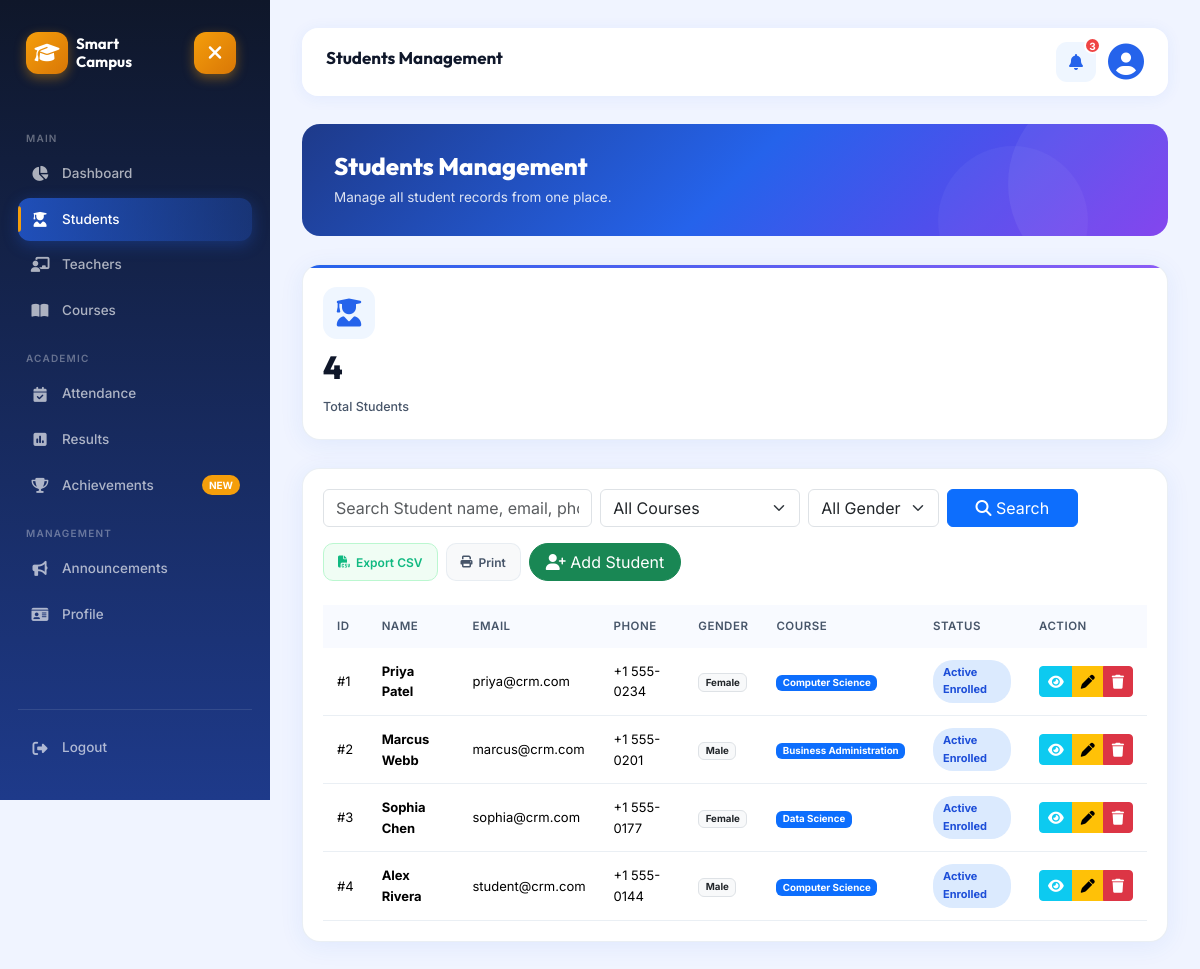
The app's page /admin/students.php (signed in) with its own data.
### tables this page shows
CREATE TABLE IF NOT EXISTS `students` (
  `id` INT AUTO_INCREMENT PRIMARY KEY,
  `college_id` INT DEFAULT 1,
  `college_name` VARCHAR(150) DEFAULT 'Smart Campus Main Institute',
  `first_name` VARCHAR(50),
  `last_name` VARCHAR(50),
  `full_name` VARCHAR(100) NOT NULL,
  `email` VARCHAR(100) NOT NULL,
  `phone` VARCHAR(20),
  `gender` VARCHAR(10),
  `date_of_birth` DATE,
  `course` VARCHAR(100),
  `address` TEXT,
  `created_at` TIMESTAMP DEFAULT CURRENT_TIMESTAMP
);

### admin/students.php (the view, shortened to what this page needs)
<?php
include "../config/db.php";
$search = isset($_GET['search']) ? trim($_GET['search']) : "";
$userCollegeId = (int)($_SESSION['college_id'] ?? 1);
$query = "SELECT * FROM students WHERE (college_id = ? OR (college_id IS NULL AND ? = 1))";
$params = [$userCollegeId, $userCollegeId];
$types = "ii";
$query .= " ORDER BY id DESC";
$stmt = $conn->prepare($query);
if(!empty($params))
{
    $stmt->bind_param($types, ...$params);
}
$stmt->execute();
$result = $stmt->get_result();
$countQuery = mysqli_query(
    $conn,
    "SELECT COUNT(*) AS total FROM students WHERE college_id = $userCollegeId OR (college_id IS NULL AND $userCollegeId = 1)"
);
$total = mysqli_fetch_assoc($countQuery)['total'] ?? 0;
?>
<!DOCTYPE html>
<html>
<head>
<link href="https://cdn.jsdelivr.net/npm/bootstrap@5.3.3/dist/css/bootstrap.min.css" rel="stylesheet">
<link rel="stylesheet" href="../assets/css/dashboard.css">
<link rel="stylesheet" href="https://cdnjs.cloudflare.com/ajax/libs/font-awesome/6.5.2/css/all.min.css">
</head>
<body>
<?php include "../includes/sidebar.php"; ?>
<div class="main">
<?php
include "../includes/topbar.php";
?>
<div class="header">
<h1>
Students Management
</h1>
<p>
Manage all student records from one place.
</p>
</div>
<div class="stats-grid mt-4">
<div class="stat-card">
<i class="fa-solid fa-user-graduate icon"></i>
<h2>
<?php echo $total; ?>
</h2>
<p>
Total Students
</p>
</div>
</div>
<div class="table-box mt-4">
<div class="d-flex flex-wrap justify-content-between align-items-center gap-3 mb-4">
<form method="GET" class="row g-2 align-items-center flex-grow-1">
<div class="col-md-4">
<input
type="text"
name="search"
class="form-control"
placeholder="Search Student name, email, phone..."
value="<?php echo htmlspecialchars($search); ?>"
>
</div>
<div class="col-md-3">
<select name="course" class="form-select">
<option value="">All Courses</option>
</select>
</div>
<div class="col-md-2">
<select name="gender" class="form-select">
<option value="">All Gender</option>
</select>
</div>
<div class="col-md-2">
<button class="btn btn-primary w-100">
<i class="fa-solid fa-magnifying-glass"></i> Search
</button>
</div>
</form>
<div class="crm-table-actions">
<button class="btn-crm-export" onclick="exportTableToCSV('studentsTable', 'students_master_list.csv')">
<i class="fa-solid fa-file-csv"></i> Export CSV
</button>
<button class="btn-crm-print" onclick="printPage()">
<i class="fa-solid fa-print"></i> Print
</button>
<a href="add_student.php" class="btn btn-success rounded-pill px-3">
<i class="fa-solid fa-user-plus"></i> Add Student
</a>
</div>
</div>
<div class="table-responsive">
<table class="table table-hover align-middle" id="studentsTable">
<thead class="table-dark">
<tr>
<th>ID</th>
<th>Name</th>
<th>Email</th>
<th>Phone</th>
<th>Gender</th>
<th>Course</th>
<th>Status</th>
<th>Action</th>
</tr>
</thead>
<tbody>
<?php
if(mysqli_num_rows($result) > 0) {
$sn = 1;
while($row = mysqli_fetch_assoc($result)) {
    $detailJson = htmlspecialchars(json_encode([
        'ID' => $sn,
        'DatabaseID' => $row['id'],
        'Name' => $row['full_name'],
        'Email' => $row['email'],
        'Phone' => $row['phone'],
        'Gender' => $row['gender'],
        'DOB' => $row['date_of_birth'],
        'Course' => $row['course'],
        'Address' => $row['address']
    ]), ENT_QUOTES, 'UTF-8');
?>
<tr>
<td>#<?php echo $sn++; ?></td>
<td><strong><?php echo htmlspecialchars($row['full_name']); ?></strong></td>
<td><?php echo htmlspecialchars($row['email']); ?></td>
<td><?php echo htmlspecialchars($row['phone']); ?></td>
<td><span class="badge bg-light text-dark border"><?php echo htmlspecialchars($row['gender']); ?></span></td>
<td><span class="badge bg-primary"><?php echo htmlspecialchars($row['course']); ?></span></td>
<td><span class="badge-crm-enrolled">Active Enrolled</span></td>
<td>
<div class="btn-group btn-group-sm">
<button type="button" class="btn btn-info text-white" title="Quick View" onclick='viewStudentDetails(<?php echo $detailJson; ?>)'>
<i class="fa-solid fa-eye"></i>
</button>
<a href="edit_student.php?id=<?php echo $row['id']; ?>" class="btn btn-warning" title="Edit">
<i class="fa-solid fa-pen"></i>
</a>
<a href="delete_student.php?id=<?php echo $row['id']; ?>" class="btn btn-danger" onclick="return confirm('Delete this student?');" title="Delete">
<i class="fa-solid fa-trash"></i>
</a>
</div>
</td>
</tr>
<?php
}
} else {
?>
<tr>
<td colspan="8" class="text-center text-muted py-4">No Students Found</td>
</tr>
<?php } ?>
</tbody>
</table>
</div>
</div>
</div>
</body>
</html>

### records on screen
students: full_name "Priya Patel", email "priya@crm.com", phone "+1 555-0234", gender "Female", course "Computer Science"
students: full_name "Marcus Webb", email "marcus@crm.com", phone "+1 555-0201", gender "Male", course "Business Administration"
students: full_name "Sophia Chen", email "sophia@crm.com", phone "+1 555-0177", gender "Female", course "Data Science"
students: full_name "Alex Rivera", email "student@crm.com", phone "+1 555-0144", gender "Male", course "Computer Science"

### other values on screen
$titleText "Students Management"
count($notifications) "3"
$total "4"
